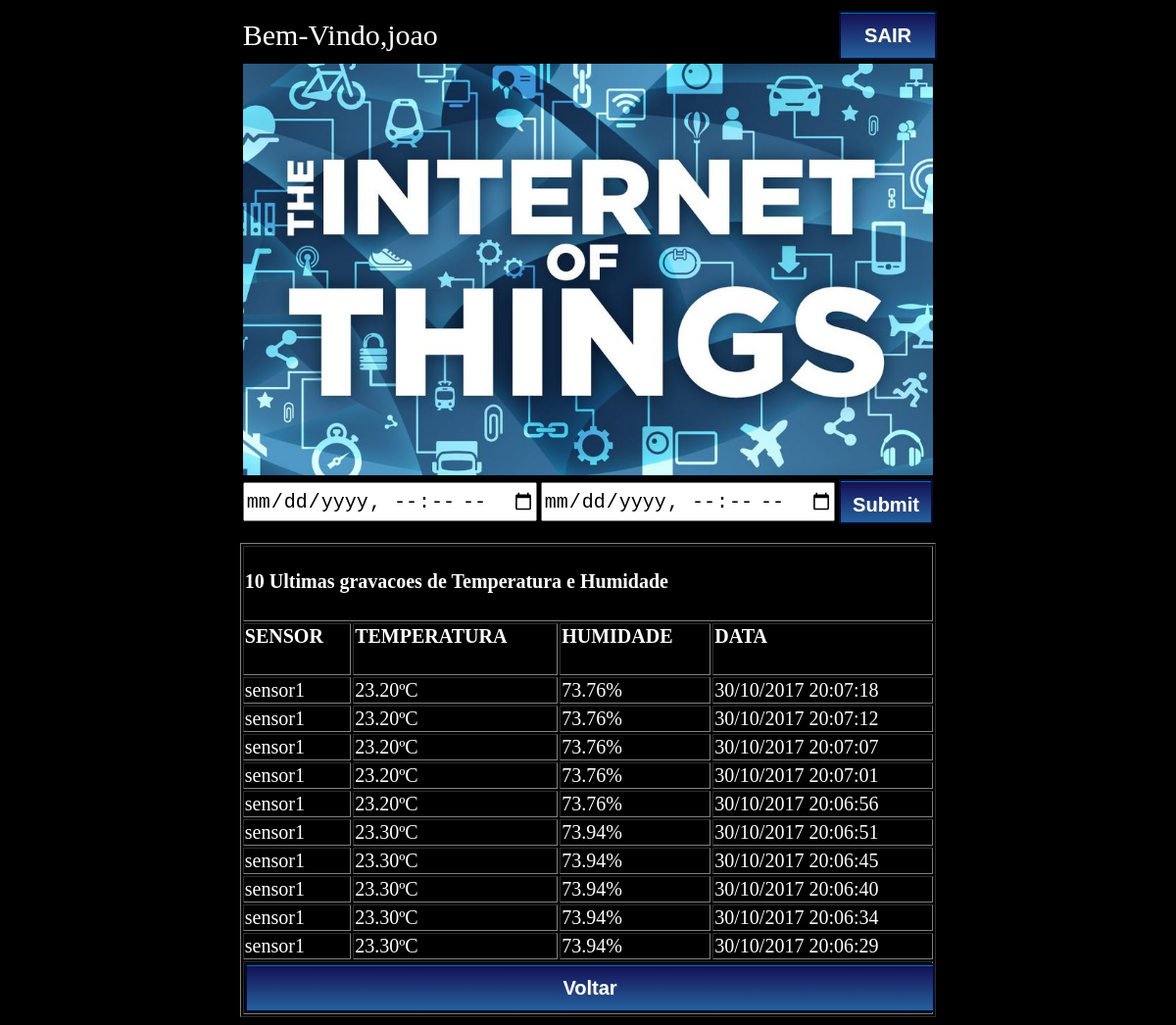
Screenshot of /htdocs/temperatura_rel.php (signed in) with the database file from the repository.
### tables this page shows
CREATE TABLE `weather` (
  `id` int(11) NOT NULL AUTO_INCREMENT,
  `wea_name` varchar(30) NOT NULL,
  `wea_date` datetime NOT NULL DEFAULT CURRENT_TIMESTAMP,
  `wea_temp` decimal(4,2) DEFAULT NULL,
  `wea_humid` decimal(4,2) DEFAULT NULL,
  PRIMARY KEY (`id`)
);

### htdocs/temperatura_rel.php (the view, shortened to what this page needs)
<html>
<head>
</head>
<body>
<?php
	$login_cookie = $_COOKIE['login'];
	if(isset($_COOKIE['login'])){
?>
<form action="temperatura_rel.php" method="POST">
    <table class="tabelatemrel2" align="center">
		<tr>
			<td colspan="2" width="80%"><a class='texto'>Bem-Vindo,<?php echo $login_cookie; ?></td>
			<td colspan="1" width="20%"><a class="botaocadper" href="logout.php">SAIR</a></td>
		</tr>
		<tr>
			<td colspan="3" align="center"><img src="img/iot.jpg" class="imgcap"></img>
		</tr>
		<tr>
			<td width="40%">
				<input type="datetime-local" name="dataI" class="selectper" />
			</td>
			<td width="40%">
				<input type="datetime-local" name="dataF" class="selectper"/>
			</td>
			<td colspan="3">
				<input type="submit" class="botaocadper"/>
			</td>
		</tr>
	</table>
	</form>
	<table border ="1" align="center" class="tabelatemrel">
	<tr>
	<td colspan="4">
	<h4>
<?php
	require_once('conecta.php');
	if(empty($_POST['dataI'])&& empty($_POST['dataF'])){
		$sql = "SELECT wea_name, wea_temp, wea_humid, wea_date FROM weather ORDER BY id DESC limit 10";
		echo "10 Ultimas gravacoes de Temperatura e Humidade";
	}elseif(isset($_POST['dataI']) && isset ($_POST['dataF'])){
		$sql = "SELECT wea_name, wea_temp, wea_humid, wea_date FROM weather WHERE wea_date >= '".$_POST['dataI']."' AND wea_date <= '".$_POST['dataF']."' ORDER BY id DESC";
		$dtaI = $_POST['dataI'];
		$dtaF = $_POST['dataF'];
		echo "Gravacoes de Temperatura e Humidade entre '".$dtaI."' e '".$dtaF."' ";
	}
	$result = $conn->query($sql);
?>
	</h4>
	</td>
	</tr>
	<tr>
		<td><h4>SENSOR</h4></td>
		<td><h4>TEMPERATURA</h4></td>
		<td><h4>HUMIDADE</h4></td>
		<td><h4>DATA</h4></td>
	</tr>
<?php
if ($result->num_rows > 0) {
    while($row = $result->fetch_assoc()) {
	 $data = Date('d/m/Y H:i:s',  strtotime($row["wea_date"]));
     echo "<tr><td>" . $row["wea_name"]. " </td><td> " . $row["wea_temp"]. "ºC" . "</td><td>" . $row["wea_humid"]."%". "</td><td> " .$data."</td></tr>";
	}
} else {
    echo "0 results";
}
}else{
	  echo"Bem-Vindo, convidado <br>";
      echo" <font color='red'>Essas informa??es N?O PODEM ser acessadas por voc?</font> ";
      echo"<br><a href='index.html'>Fa?a Login</a> Para ler o conte?do";
}
?>
<tr>
		<td colspan="4"><a class="botaocadper" href="ar.php">Voltar</a></td>
</tr>
</table>
</body>
</html>

### htdocs/css/desktop/index.css (style rules this page uses)
.texto { color: white; font-size: 30px; }
.botaocadper { -moz-box-shadow:inset 0px 1px 0px 0px #0070a8; -webkit-box-shadow:inset 0px 1px 0px 0px #0070a8; box-shadow:inset 0px 1px 0px 0px #0070a8; background:-webkit-gradient( linear, left top, left bottom, color-stop(0.05, #141357), color-stop(1, #25619e) ); background:-moz-linear-gradient( center top, #141357 5%, #25619e 100% ); filter:progid:DXImageTransform.Microsoft.gradient(startColorstr='#141357', endColorstr='#25619e'); background-color:#141357; -webkit-border-top-left-radius:0px; -moz-border-radius-topleft:0px; border-top-left-radius:0px; -webkit-border-top-right-radius:0px; -moz-border-radius-topright:0px; border-top-right-radius:0px; -webkit-border-bottom-right-radius:0px; -moz-border-radius-bottomright:0px; border-bottom-right-radius:0px; -webkit-border-bottom-left-radius:0px; -moz-border-radius-bottomleft:0px; border-bottom-left-radius:0px; text-indent:0; border:2px solid #060c30; display:inline-block; color:#ffffff; font-family:Arial; font-size:20px; font-weight:bold; font-style:normal; height:46px; line-height:46px; width:100%; text-decoration:none; text-align:center; text-shadow:1px 1px 0px #3f566e; }
.imgcap { width:100%; height: 40%; }
.selectper { width: 100%; height: 40px; font-size:20px; }
.tabelatemrel2 { width: 60%; color: white; font-size:0px; }
.tabelatemrel { width: 60%; height: 5%; padding-top: 0%; color: white; font-size:20px; }

### rows the page displays
weather: wea_name "sensor1", wea_temp "23.20", wea_humid "73.76", wea_date "30/10/2017 20:07:18"
weather: wea_name "sensor1", wea_temp "23.20", wea_humid "73.76", wea_date "30/10/2017 20:07:12"
weather: wea_name "sensor1", wea_temp "23.20", wea_humid "73.76", wea_date "30/10/2017 20:07:07"
weather: wea_name "sensor1", wea_temp "23.20", wea_humid "73.76", wea_date "30/10/2017 20:07:01"
weather: wea_name "sensor1", wea_temp "23.20", wea_humid "73.76", wea_date "30/10/2017 20:06:56"
weather: wea_name "sensor1", wea_temp "23.30", wea_humid "73.94", wea_date "30/10/2017 20:06:51"
weather: wea_name "sensor1", wea_temp "23.30", wea_humid "73.94", wea_date "30/10/2017 20:06:45"
weather: wea_name "sensor1", wea_temp "23.30", wea_humid "73.94", wea_date "30/10/2017 20:06:40"
weather: wea_name "sensor1", wea_temp "23.30", wea_humid "73.94", wea_date "30/10/2017 20:06:34"
weather: wea_name "sensor1", wea_temp "23.30", wea_humid "73.94", wea_date "30/10/2017 20:06:29"

### other values shown
$login_cookie "joao"
